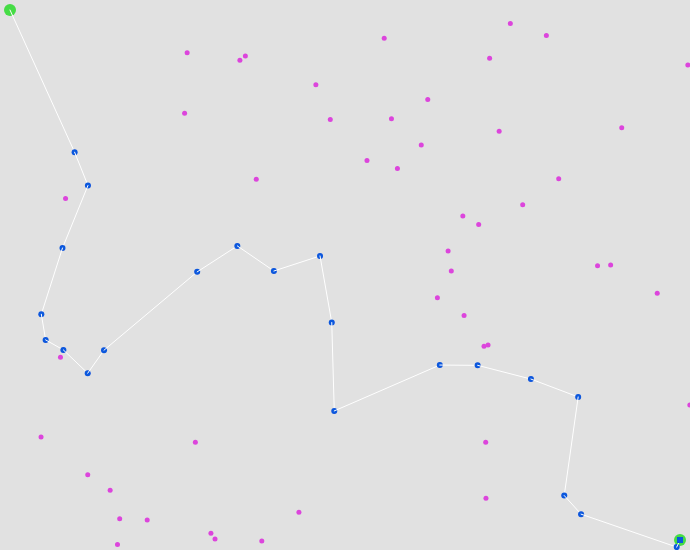
Frame 1 (no input)
Frame 60 (no input): identical to frame 1, image omitted
Frame 120 (the mouse pressed at the canvas centre since frame 60): identical to frame 1, image omitted

The p5.js sketch that drew this single still picture (run headless with seeded random() and noise() and a simulated clock; from frame 60 on, the mouse is pressed at the canvas centre):

// p5.js sketch
// ── sketch.js
const w = 690;
const h = 550;
const amount_of_points = 69;
const points = [];
let start_point;
let end_point;

function draw_start_end() {
  start_point = createVector(10, 10);
  end_point = createVector(w - 10, h - 10);
  strokeWeight(12);
  stroke(69, 220, 69);
  point(start_point);
  point(end_point);
}

function draw_random_points(amount) {
  strokeWeight(5);
  stroke(220, 69, 220);
  for (let i = 0; i < amount; ++i) {
    let pos = createVector(random(22, width), random(22, height));
    points.push(pos);
    point(pos);
  }
}

function find_closest(cur_pos) {
  let dist;
  let dist_to_end;
  let dist_current_to_end;
  let closest = start_point.dist(end_point);
  let closest_point = end_point;

  for (let p of points) {
    dist = cur_pos.dist(p);
    dist_to_end = p.dist(end_point);
    dist_current_to_end = cur_pos.dist(end_point);
    if (dist < closest && dist_to_end < dist_current_to_end) {
      closest = dist;
      closest_point = p;
    }
  }
  let i = points.indexOf(closest_point);
  points.splice(i, 1);
  // draw the closest point in blue and connect the previous point with a line
  strokeWeight(1);
  stroke(255);
  line(cur_pos.x, cur_pos.y, closest_point.x, closest_point.y);
  strokeWeight(6);
  stroke(11, 88, 221);
  point(closest_point);

  return closest_point;
}

function setup() {
  createCanvas(w, h);
  background(225);

  draw_start_end();
  draw_random_points(amount_of_points);

  let cur_pos = start_point;
  for (let g = 0; g <= amount_of_points; ++g) {
    cur_pos = find_closest(cur_pos);
  }
}

function draw() {}
